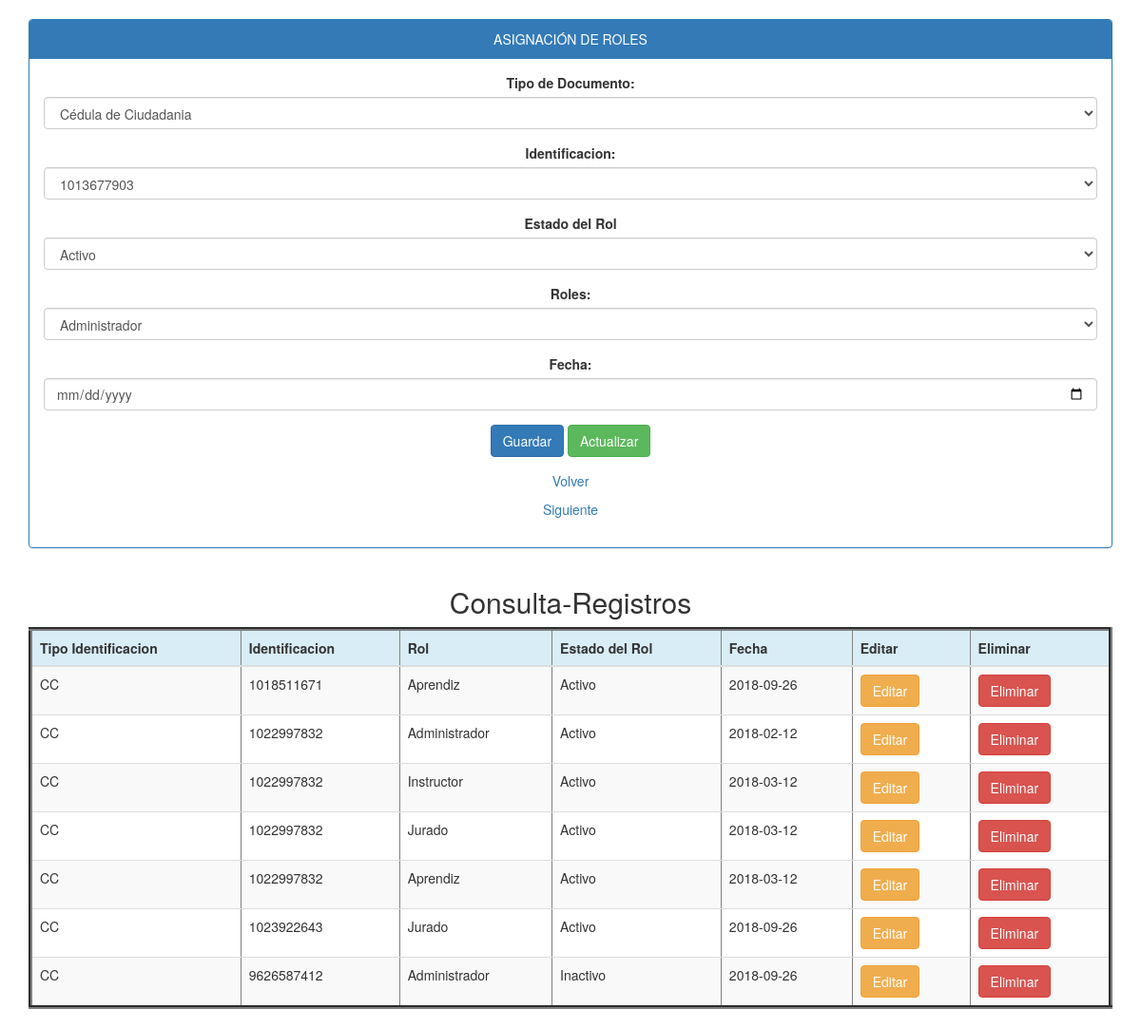
Screenshot of /customerHasRol2/documento.php with the database file from the repository.
### tables this page shows
CREATE TABLE `customer_has_role` (
  `statusCustomerRole` tinyint(1) NOT NULL,
  `terminationDate` date NOT NULL,
  `documentNumber` varchar(50) NOT NULL,
  `documentName` varchar(50) NOT NULL,
  `roleId` varchar(40) NOT NULL
);

### customerHasRol2/Controller.php (called while the page is built, shortened)
<?php
class customerHasRol{
public function _get ($k){return $this->$k;}
public function _set ($k,$V){return $this-> $k = $V;}
}
?>

### conexion.php (called while the page is built)
<?php
class database {
	public static function conectar (){
	try{
	$pdo=new PDO('mysql:host=localhost;dbname=db_SOSP; charset=utf8','root','');
 	$pdo->setAttribute (PDO::ATTR_ERRMODE,PDO::ERRMODE_EXCEPTION);
 	return $pdo;
	}catch (Exception $e){
	die($e->getMessage());
		}
	}
}
?>

### customerHasRol2/Model.php (called while the page is built, shortened)
<?php
class usuarioModel{
	private $pdo;
	public function __CONSTRUCT(){
	try{
	$this ->pdo=database::conectar();
	}catch(Exception $ex){
	die($e->getMessage());
	}
	}
public function Listar(){
	try{
		$result = array();
		$stm = $this->pdo->Prepare('SELECT * FROM customer_has_Role ');
		$stm->execute();
		foreach($stm->fetchAll(PDO::FETCH_OBJ) as $r) {
			$usu = new customerHasRol();
			$usu->_SET('statusCustomerRole', $r->statusCustomerRole);
			$usu->_SET('terminationDate', $r->terminationDate);
			$usu->_SET('documentName', $r->documentName);
			$usu->_SET('documentNumber', $r->documentNumber);
			$usu->_SET('roleId', $r->roleId);
			$result[] = $usu;
		}
		return $result;
	}
	catch(Exception $e){
		die ($e->getMessage());
	}
}
}
?>

### customerHasRol2/documento.php (the view, shortened to what this page needs)
<?php
require_once '../conexion.php';
$usu = new customerHasRol();
$model = new usuarioModel();
$db = database::conectar();
$camposDesabilitados = '';
?>
<!DOCTYPE html>
<html lang="es">
<head>
	<link rel="stylesheet"  href="../bootstrap/css/bootstrap.css">
	<link rel="stylesheet" type="text/css" href="css/bootstrap.min.css">
</head>
<body>
<center>
<div class="container">
	<div class="panel panel-primary">
	<div class="panel-heading">ASIGNACIÓN DE ROLES</div>
	<div class="panel-body">
<form action ="" method="post">
<div class="form-group">
	<label>Tipo de Documento:</label>
	<select class="form-control" name="documentName" <?php echo $camposDesabilitados; ?>>
	<?php
	foreach($db-> query('SELECT * FROM documentType')as $row){
	echo '<option value="'.$row['documentName'].'">'.$row['description'].'</option>';
	}
	?>
	</select>
	</div>
	<div class="form-group">
	<label>Identificacion:</label>
	<select class="form-control" name="documentNumber" <?php echo $camposDesabilitados; ?> >
	<?php
	foreach($db-> query('SELECT * FROM customer')as $row){
		if($usu->_GET('documentNumber') == $row['documentNumber']){ $seleccionado = 'selected'; }else{ $seleccionado = ''; }
	echo '<option value="'.$row['documentNumber'].'"  '.$seleccionado.' >'.$row['documentNumber'].'</option>';
	}
	?>
	</select>
	</div>
	<div class="form-group">
    	<label for="select" value="<?php echo $usu->_GET('statusCustomerRole')?>" >Estado del Rol</label>
	<select name="statusCustomerRole" class="form-control" id="select">
	<option value="1">Activo</option>
	</select></div>
    <div class="form-group">
	<label>Roles:</label>
	<select class="form-control" name="roleId">
	<?php
	foreach($db-> query('SELECT * FROM role')as $row){
		if($_GET['roleId'] == $row['roleId']){ $seleccionadorol = 'selected'; }else{ $seleccionadorol = ''; }
	echo '<option value="'.$row['roleId'].'" '.$seleccionadorol.' >'.$row['description'].'</option>';
	}
	?>
	</select>
	</div>
	<div class="form-group">
    	<label>Fecha:</label>
		<input type="date" name="terminationDate" value="<?php echo $usu->_GET('terminationDate')?>"  class="form-control" placeholder="Inserte su fecha." required>
	</div>
	<div class="form-group">
		<?php if($camposDesabilitados != 'disabled'){ ?>
		<input type="submit" class="btn btn-primary" value="Guardar" onclick="this.form.action='?action=registrar';"/>
		<?php } ?>
		<input type="submit" class="btn btn-success" value="Actualizar" onclick="this.form.action='?action=Actualizar';"/>
	</div>
<div class="form-group">
	<p><a href="../customer2/documento.php">Volver</a></p>
	<p><a href="../Aprendiz2/vista.php">Siguiente</a></p>
</div>
	</form>
	</div>
	</div>
	</div>
	<div class="container">
		<h2>Consulta-Registros</h2>
		<div class="table-responsive">
			<table border="4" class="table table-striped">
			<thead>
				<tr class="info">
					<th>Tipo Identificacion</th>
					<th>Identificacion</th>
					<th>Rol</th>
					<th>Estado del Rol</th>
					<th>Fecha</th>
					<th>Editar</th>
					<th>Eliminar</th>
					</tr>
			</thead>
		<?php
		foreach ($model->Listar() as $r){
			?>
			<tr>
			<td><?php echo $r->_GET('documentName');?></td>
			<td><?php echo $r->_GET('documentNumber');?></td>
			<td><?php if($r->_GET('roleId')=="1"){ echo "Administrador";
			}else if($r->_GET('roleId')=="2"){
				echo "Instructor";
			}else if($r->_GET('roleId')=="3"){
				echo "Jurado";
			}else if($r->_GET('roleId')=="4"){
				echo "Aprendiz";
			}
			?></td>
			<td><?php if($r->_GET('statusCustomerRole')=="1"){ echo "Activo";
			}else if($r->_GET('statusCustomerRole')=="0"){
				echo "Inactivo";
			}
			?></td>
			<td><?php echo $r->_GET('terminationDate');?></td>
			<td>
				<a href="?action=editar&documentNumber=<?php echo $r->_GET('documentNumber')?>&roleId=<?php echo $r->_GET('roleId');?>" class="btn btn-warning">Editar</a>
			</td>
			<td>
				<a href="?action=eliminar&documentNumber=<?php echo $r->_GET('documentNumber'); ?>" class="btn btn-danger" onclick ="return confirm('¿Esta seguro de eliminar este Usuario?')">Eliminar</a>
			</td>
			</tr>
		<?php } ?>
			</table>
			</div>
			</div>
</center>
</body>
</html>

### rows the page displays
customer_has_role: _GET "CC", _GET "1018511671", shows "Aprendiz", shows "Activo", _GET "2018-09-26"
customer_has_role: _GET "CC", _GET "1022997832", shows "Administrador", shows "Activo", _GET "2018-02-12"
customer_has_role: _GET "CC", _GET "1022997832", shows "Instructor", shows "Activo", _GET "2018-03-12"
customer_has_role: _GET "CC", _GET "1022997832", shows "Jurado", shows "Activo", _GET "2018-03-12"
customer_has_role: _GET "CC", _GET "1022997832", shows "Aprendiz", shows "Activo", _GET "2018-03-12"
customer_has_role: _GET "CC", _GET "1023922643", shows "Jurado", shows "Activo", _GET "2018-09-26"
customer_has_role: _GET "CC", _GET "9626587412", shows "Administrador", shows "Inactivo", _GET "2018-09-26"

### other values shown
form field documentName "Cédula de Ciudadania"
form field documentNumber "1013677903"
form field roleId "Administrador"
